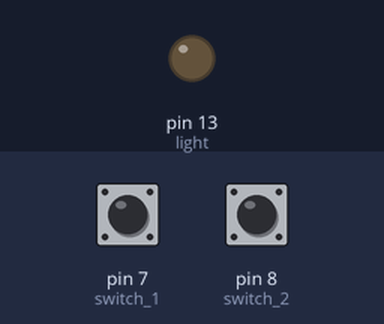
Bench run of a sketch on a simulated Arduino Uno, built with avr-gcc and run on an emulated ATmega328P. On the bench: output pins drawn as LEDs (lit = HIGH). Inputs (shaded band) come from the test bench; at power-on: pin 8 (switch_2) HIGH, pin 7 (switch_1) HIGH. What the sketch prints to the serial monitor is not drawn.

Above: at 1.2 s.
1.3 s: pin 8 (switch_2) pulled LOW for 0.15 s
At 1.4 s:
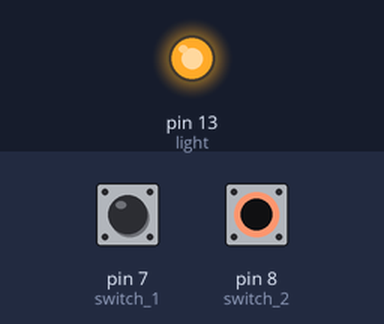
3.0 s: pin 8 (switch_2) pulled LOW for 1 s
At 4.3 s:
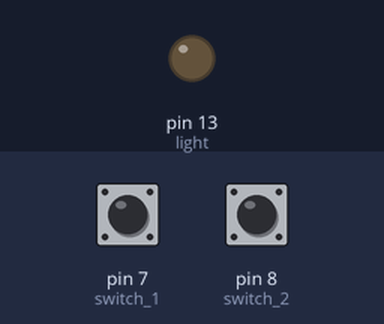
5.5 s: pin 8 (switch_2) pulled LOW for 3.2 s
At 6.7 s:
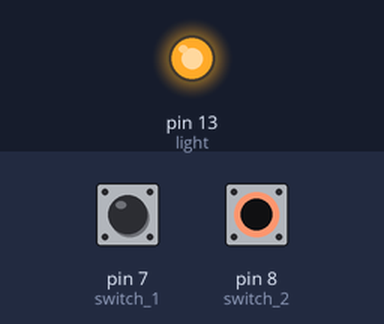
10.2 s: pin 7 (switch_1) pulled LOW for 3.2 s
At 13.9 s:
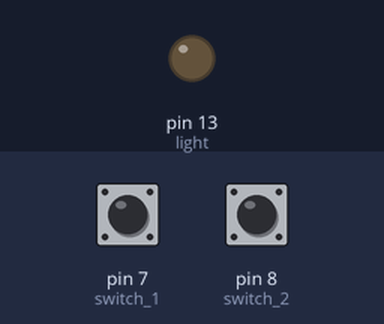
16.4 s: pin 7 (switch_1) driven LOW and pin 8 (switch_2) driven LOW
At 17.5 s:
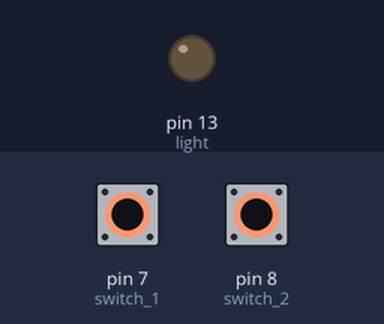
Timing chart, 0 to 19.4 s (numbered marks = the images above; inputs shaded):
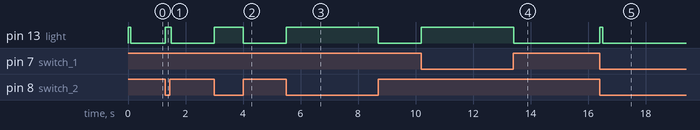

Measured:
- after the input at 1.3 s, pin 13 (light): LOW → HIGH at once, → LOW 0.20 s later
- after the input at 3.0 s, pin 13 (light): LOW → HIGH at once, → LOW 1.0 s later
- after the input at 5.5 s, pin 13 (light): LOW → HIGH at once, → LOW 3.2 s later
- after the input at 10.2 s, pin 13 (light): LOW → HIGH at once, → LOW 3.2 s later
- after the input at 16.4 s, pin 13 (light): LOW → HIGH at once, → LOW 0.10 s later

The sketch:

switches.ino
```cpp
int switch_1 = 7;
int switch_2 = 8;
int light = 13;
bool light_state = 0;
bool switch_1_state = digitalRead(switch_1);
bool switch_2_state = digitalRead(switch_2);

void setup()
{
  Serial.begin(9600);
  pinMode(switch_1, INPUT_PULLUP);
  pinMode(switch_2, INPUT_PULLUP);
  pinMode(light, OUTPUT);
}

void loop()
{
  Serial.write(switch_2_state);
  if(digitalRead(switch_1) != switch_1_state)
  {
    switch_1_state = !switch_1_state;
    light_state = !light_state;
    digitalWrite(light, light_state);
  }
  else if(digitalRead(switch_2) != switch_2_state)
  {
    switch_2_state = !switch_2_state;
    light_state = !light_state;
    digitalWrite(light, light_state);
  }
  else;
  delay(100);
}
```
